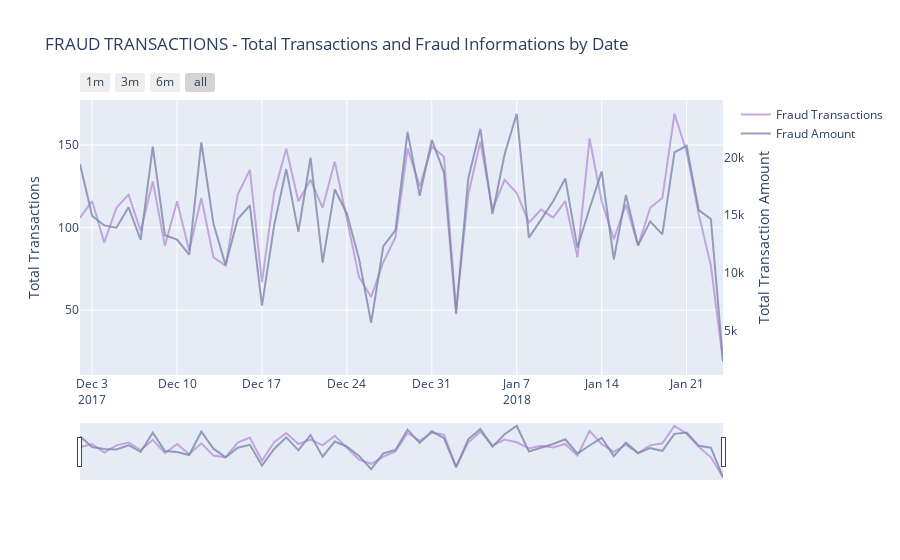

Here is the notebook cell this chart was saved with:
### Markdown cell above
## FRAUD TRANSACTIONS BY DATE
- Visualizing only Fraud Transactions by Date

### Code cell
# Calling the function to transform the date column in datetime pandas object

#seting some static color options
color_op = ['#5527A0', '#BB93D7', '#834CF7', '#6C941E', '#93EAEA', '#7425FF', '#F2098A', '#7E87AC', 
            '#EBE36F', '#7FD394', '#49C35D', '#3058EE', '#44FDCF', '#A38F85', '#C4CEE0', '#B63A05', 
            '#4856BF', '#F0DB1B', '#9FDBD9', '#B123AC']

tmp_amt = df_trans.groupby([df_trans.Date.dt.date, 'isFraud'])['TransactionAmt'].sum().reset_index()
tmp_trans = df_trans.groupby([df_trans.Date.dt.date, 'isFraud'])['TransactionAmt'].count().reset_index()

tmp_trans_fraud = tmp_trans[tmp_trans['isFraud'] == 1]
tmp_amt_fraud = tmp_amt[tmp_amt['isFraud'] == 1]

dates_temp = df_trans.groupby(df_trans.Date.dt.date)['TransactionAmt'].count().reset_index()
# renaming the columns to apropriate names

# creating the first trace with the necessary parameters
trace = go.Scatter(x=tmp_trans_fraud['Date'], y=tmp_trans_fraud.TransactionAmt,
                    opacity = 0.8, line = dict(color = color_op[1]), name= 'Fraud Transactions')

# using the new dates_temp_sum we will create the second trace
trace1 = go.Scatter(x=tmp_amt_fraud.Date, line = dict(color = color_op[7]), name="Fraud Amount",
                    y=tmp_amt_fraud['TransactionAmt'], opacity = 0.8, yaxis='y2')

#creating the layout the will allow us to give an title and 
# give us some interesting options to handle with the outputs of graphs
layout = dict(
    title= "FRAUD TRANSACTIONS - Total Transactions and Fraud Informations by Date",
    xaxis=dict(
        rangeselector=dict(
            buttons=list([
                dict(count=1, label='1m', step='month', stepmode='backward'),
                dict(count=3, label='3m', step='month', stepmode='backward'),
                dict(count=6, label='6m', step='month', stepmode='backward'),
                dict(step='all')
            ])
        ),
        rangeslider=dict(visible = True),
        type='date' ),
    yaxis=dict(title='Total Transactions'),
    yaxis2=dict(overlaying='y',
                anchor='x', side='right',
                zeroline=False, showgrid=False,
                title='Total Transaction Amount')
)

# creating figure with the both traces and layout
fig = dict(data= [trace, trace1], layout=layout)

#rendering the graphs
iplot(fig) #it's an equivalent to plt.show()

### Figure 1 — Plotly figure (JSON) as saved in the notebook; plotly's stock layout.template omitted (floating-point values rounded to 4 significant figures)
{"data": [{"line": {"color": "#BB93D7"}, "name": "Fraud Transactions", "opacity": 0.8, "type": "scatter", "x": ["2017-12-02", "2017-12-03", "2017-12-04", "2017-12-05", "2017-12-06", "2017-12-07", "2017-12-08", "2017-12-09", "2017-12-10", "2017-12-11", "2017-12-12", "2017-12-13", "2017-12-14", "2017-12-15", "2017-12-16", "2017-12-17", "2017-12-18", "2017-12-19", "2017-12-20", "2017-12-21", "2017-12-22", "2017-12-23", "2017-12-24", "2017-12-25", "2017-12-26", "2017-12-27", "2017-12-28", "2017-12-29", "2017-12-30", "2017-12-31", "2018-01-01", "2018-01-02", "2018-01-03", "2018-01-04", "2018-01-05", "2018-01-06", "2018-01-07", "2018-01-08", "2018-01-09", "2018-01-10", "2018-01-11", "2018-01-12", "2018-01-13", "2018-01-14", "2018-01-15", "2018-01-16", "2018-01-17", "2018-01-18", "2018-01-19", "2018-01-20", "2018-01-21", "2018-01-22", "2018-01-23", "2018-01-24"], "y": [106, 116, 91, 112, 120, 98, 128, 89, 116, 86, 118, 82, 77, 120, 135, 67, 121, 148, 116, 129, 112, 140, 105, 70, 58, 79, 94, 148, 125, 149, 143, 50, 120, 152, 111, 129, 121, 103, 111, 106, 116, 82, 154, 116, 93, 114, 89, 112, 118, 169, 146, 108, 77, 19]}, {"line": {"color": "#7E87AC"}, "name": "Fraud Amount", "opacity": 0.8, "type": "scatter", "x": ["2017-12-02", "2017-12-03", "2017-12-04", "2017-12-05", "2017-12-06", "2017-12-07", "2017-12-08", "2017-12-09", "2017-12-10", "2017-12-11", "2017-12-12", "2017-12-13", "2017-12-14", "2017-12-15", "2017-12-16", "2017-12-17", "2017-12-18", "2017-12-19", "2017-12-20", "2017-12-21", "2017-12-22", "2017-12-23", "2017-12-24", "2017-12-25", "2017-12-26", "2017-12-27", "2017-12-28", "2017-12-29", "2017-12-30", "2017-12-31", "2018-01-01", "2018-01-02", "2018-01-03", "2018-01-04", "2018-01-05", "2018-01-06", "2018-01-07", "2018-01-08", "2018-01-09", "2018-01-10", "2018-01-11", "2018-01-12", "2018-01-13", "2018-01-14", "2018-01-15", "2018-01-16", "2018-01-17", "2018-01-18", "2018-01-19", "2018-01-20", "2018-01-21", "2018-01-22", "2018-01-23", "2018-01-24"], "y": [19430.0, 14920.0, 14100.0, 13910.0, 15680.0, 12840.0, 20930.0, 13250.0, 12870.0, 11560.0, 21320.0, 14230.0, 10650.0, 14660.0, 15840.0, 7136.0, 14090.0, 18990.0, 13540.0, 19980.0, 10880.0, 17220.0, 15140.0, 11200.0, 5643.0, 12300.0, 13670.0, 22210.0, 16670.0, 21520.0, 18670.0, 6450.0, 18150.0, 22480.0, 15090.0, 20270.0, 23790.0, 13050.0, 14600.0, 16200.0, 18180.0, 12170.0, 15570.0, 18780.0, 11150.0, 16750.0, 12370.0, 14450.0, 13320.0, 20450.0, 21010.0, 15430.0, 14650.0, 2317.0], "yaxis": "y2"}], "layout": {"title": {"text": "FRAUD TRANSACTIONS - Total Transactions and Fraud Informations by Date"}, "xaxis": {"rangeselector": {"buttons": [{"count": 1, "label": "1m", "step": "month", "stepmode": "backward"}, {"count": 3, "label": "3m", "step": "month", "stepmode": "backward"}, {"count": 6, "label": "6m", "step": "month", "stepmode": "backward"}, {"step": "all"}]}, "rangeslider": {"visible": true}, "type": "date"}, "yaxis": {"title": {"text": "Total Transactions"}}, "yaxis2": {"anchor": "x", "overlaying": "y", "showgrid": false, "side": "right", "title": {"text": "Total Transaction Amount"}, "zeroline": false}}}
